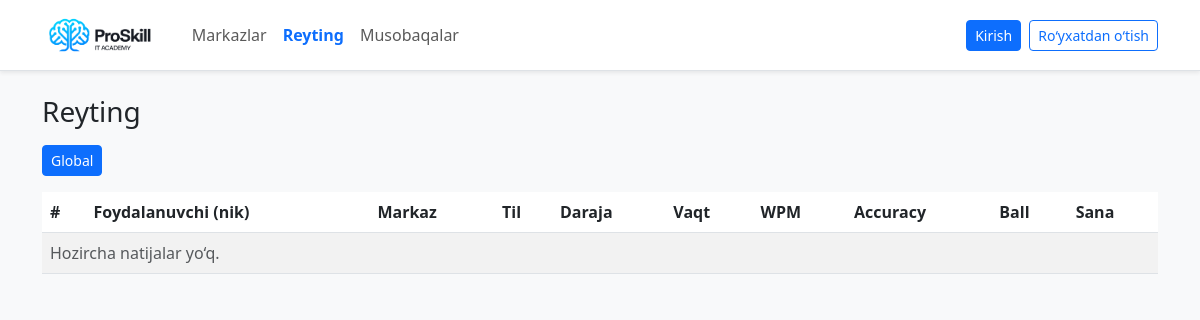
The app's page /leaderboard/, older data.
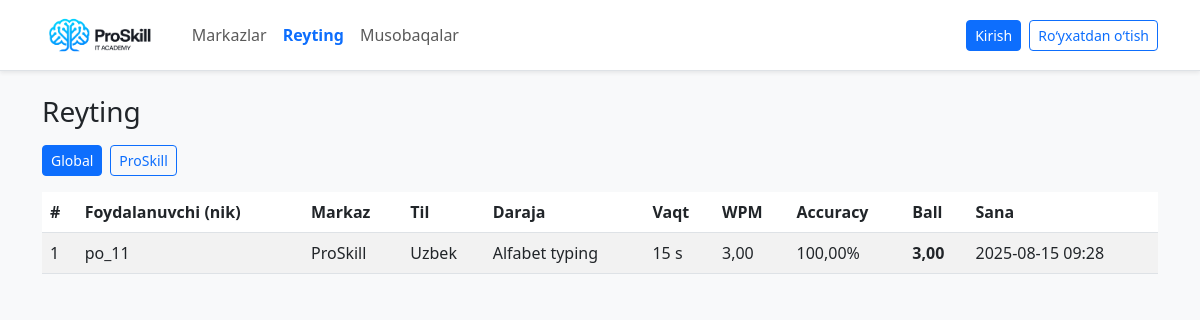
The same page, newer data.
### typingapp/models.py (models this page shows, shortened)
class Center(models.Model):
    name = models.CharField(max_length=150, unique=True)
    created_at = models.DateTimeField(auto_now_add=True)
    class Meta:
        ordering = ("name",)

class PracticeRun(models.Model):
    player   = models.ForeignKey(Player, on_delete=models.CASCADE, related_name="runs")
    center   = models.ForeignKey(Center,   on_delete=models.SET_NULL, null=True, blank=True, related_name="runs")
    language = models.ForeignKey(Language, on_delete=models.SET_NULL, null=True, blank=True)
    level    = models.ForeignKey(Level,    on_delete=models.SET_NULL, null=True, blank=True, related_name="runs")
    duration = models.ForeignKey(Duration, on_delete=models.SET_NULL, null=True, blank=True)
    wpm         = models.DecimalField(max_digits=6, decimal_places=2, default=Decimal("0.00"))
    accuracy    = models.DecimalField(max_digits=5, decimal_places=2, default=Decimal("0.00"))  # 0..100
    final_score = models.DecimalField(max_digits=7, decimal_places=2, default=Decimal("0.00"))
    created_at = models.DateTimeField(auto_now_add=True)
    class Meta:
        ordering = ("-final_score", "-created_at")
        indexes = [
            models.Index(fields=["-final_score", "-created_at"]),
            models.Index(fields=["center", "language", "level", "-final_score", "-created_at"]),
        ]

class Language(models.Model):
    name = models.CharField(max_length=100, unique=True)

class Level(models.Model):
    name = models.CharField(max_length=50, unique=True)

class Duration(models.Model):
    seconds = models.PositiveIntegerField(unique=True)

### typingapp/views.py (the view)
# urls.py: path('leaderboard/', views.leaderboard, name='leaderboard'),
def leaderboard(request):
    center_id = request.GET.get("center")
    qs = PracticeRun.objects.select_related("player__user", "center", "language", "level", "duration")
    if center_id and center_id.isdigit():
        qs = qs.filter(center_id=center_id)
    runs = qs.annotate(username=F("player__user__username")).order_by("-final_score", "-created_at")[:200]
    centers = Center.objects.all().order_by("name")
    return render(
        request,
        "leaderboard.html",
        {"runs": runs, "centers": centers, "current_center": center_id or ""},
    )

### typingapp/templates/leaderboard.html (shortened to what this page needs)
{% extends "base.html" %}
{% block content %}
<h3 class="mb-3">Reyting</h3>
<div class="mb-3 d-flex flex-wrap gap-2">
  <a href="{% url 'typingapp:leaderboard' %}"
     class="btn btn-sm {% if not current_center %}btn-primary{% else %}btn-outline-primary{% endif %}">
    Global
  </a>
  {% for c in centers %}
    <a href="{% url 'typingapp:leaderboard' %}?center={{ c.id }}"
       class="btn btn-sm {% if current_center|stringformat:'s' == c.id|stringformat:'s' %}btn-primary{% else %}btn-outline-primary{% endif %}">
      {{ c.name }}
    </a>
  {% endfor %}
</div>
<div class="table-responsive">
  <table class="table table-striped align-middle">
    <thead>
      <tr>
        <th>#</th>
        <th>Foydalanuvchi (nik)</th>
        <th>Markaz</th>
        <th>Til</th>
        <th>Daraja</th>
        <th>Vaqt</th>
        <th>WPM</th>
        <th>Accuracy</th>
        <th>Ball</th>
        <th>Sana</th>
      </tr>
    </thead>
    <tbody>
      {% for r in runs %}
      <tr>
        <td>{{ forloop.counter }}</td>
        <td>
          {% if r.username %}{{ r.username }}
          {% elif r.player and r.player.user %}{{ r.player.user.username }}
          {% elif r.player and r.player.name %}{{ r.player.name }}
          {% else %}Anon{% endif %}
        </td>
        <td>{{ r.center.name|default:"-" }}</td>
        <td>{{ r.language.name|default:"-" }}</td>
        <td>{{ r.level.name|default:"-" }}</td>
        <td>
          {% if r.duration and r.duration.seconds %}{{ r.duration.seconds }} s{% else %}-{% endif %}
        </td>
        <td>{{ r.wpm|floatformat:2 }}</td>
        <td>{{ r.accuracy|floatformat:2 }}%</td>
        <td><strong>{{ r.final_score|floatformat:2 }}</strong></td>
        <td>{{ r.created_at|date:"Y-m-d H:i" }}</td>
      </tr>
      {% empty %}
      <tr>
        <td colspan="10" class="text-muted">Hozircha natijalar yo‘q.</td>
      </tr>
      {% endfor %}
    </tbody>
  </table>
</div>
{% endblock %}

### typingapp/templates/base.html (shortened to what this page needs)
<!doctype html>
<html lang="uz">
<head>
  {% load static %}
  <link href="https://cdn.jsdelivr.net/npm/bootstrap@5.3.0/dist/css/bootstrap.min.css" rel="stylesheet">
</head>
<body class="bg-light">
<nav class="navbar navbar-expand-lg navbar-light bg-white border-bottom shadow-sm sticky-top">
  <div class="container">
    <a class="navbar-brand" href="{% url 'typingapp:home' %}">
      <span class="brand-stack">
        <img src="{% static 'images/logo.png' %}" alt="Logo">
      </span>
    </a>
    <div id="topnav" class="collapse navbar-collapse">
      {% with vn=request.resolver_match.view_name %}
      <ul class="navbar-nav me-auto">
        <li class="nav-item">
          <a class="nav-link {% if vn == 'typingapp:center_list' or vn == 'typingapp:home' %}active{% endif %}"
             href="{% url 'typingapp:center_list' %}">Markazlar</a>
        </li>
        <li class="nav-item">
          <a class="nav-link {% if vn == 'typingapp:leaderboard' or vn == 'typingapp:leaderboard_center' %}active{% endif %}"
             href="{% url 'typingapp:leaderboard' %}">Reyting</a>
        </li>
        <li class="nav-item">
          <a class="nav-link {% if vn in 'typingapp:contests_list typingapp:contest_detail typingapp:contest_leaderboard' %}active{% endif %}"
             href="{% url 'typingapp:contests_list' %}">Musobaqalar</a>
        </li>
      </ul>
      {% endwith %}
      <div class="d-flex align-items-center gap-2">
        {% if request.user.is_authenticated %}
          <span class="text-muted">
            👤 {% firstof request.user.player.name request.user.get_full_name request.user.username %}
          </span>
          <a class="btn btn-sm btn-outline-secondary" href="{% url 'typingapp:logout' %}">Chiqish</a>
        {% else %}
          <a class="btn btn-sm btn-primary" href="{% url 'typingapp:login' %}">Kirish</a>
          <a class="btn btn-sm btn-outline-primary" href="{% url 'typingapp:register' %}">Ro‘yxatdan o‘tish</a>
        {% endif %}
      </div>
    </div>
  </div>
</nav>
<div class="container py-4">
  {% block content %}{% endblock %}
</div>
</body>
</html>

### typingapp/templates/base.html (style rules this page uses)
:root { --brand-primary:#0d6efd; --brand-dark:#0b2447; }
.navbar-brand img { height:44px }
.brand-stack { display:flex; align-items:center; gap:.6rem }
.navbar .nav-link.active { font-weight:600; color:var(--brand-primary)!important }

Row changes from the older to the newer data that the page shows:
added Center: name "ProSkill"
added PracticeRun: username "po_11", center.name "ProSkill", language.name "Uzbek", level.name "Alfabet typing", duration.seconds "15", wpm "3,00", accuracy "100,00", final_score "3,00", created_at "2025-08-15 09:28"
Text that changed along with them:
text no longer shown: "Hozircha natijalar yo‘q."
